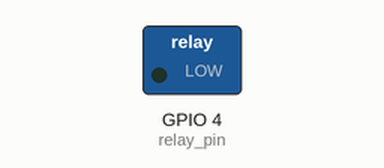
This program was run on a simulated ESP32-S3. Shown: switched loads named in the program (green lamp = pin HIGH).

Above: at 1.0 s.
At 4.5 s:
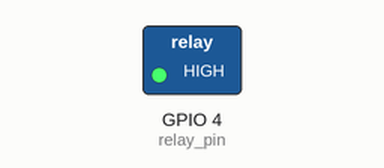
Timing chart, 0 to 9.1 s (numbered marks = the images above):
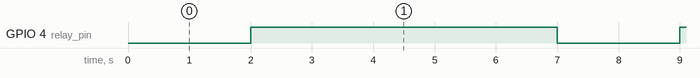

The program:

main.cpp
```cpp
/*
Timed Relay Pulse

This program uses two hardware timers to alternate a relay between on and off states.
*/

#include <Arduino.h>

// Relay pin and pulse duration configuration (in seconds).
constexpr uint8_t relay_pin = 4;
constexpr uint16_t on_time = 2;
constexpr uint16_t off_time = 5;

hw_timer_t *turn_on_timer;
hw_timer_t *turn_off_timer;

// Turns the relay on and arms the timer that will turn it back off.
void IRAM_ATTR relayOn()
{
  digitalWrite(relay_pin, LOW);
  timerStop(turn_on_timer);
  timerStart(turn_off_timer);
}

// Turns the relay off and arms the timer that will turn it back on.
void IRAM_ATTR relayOff()
{
  digitalWrite(relay_pin, HIGH);
  timerStop(turn_off_timer);
  timerStart(turn_on_timer);
}

// Creates and configures one hardware timer for periodic callbacks.
hw_timer_t *setupTimer(uint8_t num, uint16_t time, void (*callback)())
{
  hw_timer_t *timer = timerBegin(num, 80, true); // 80 prescaler for 1 MHz timer frequency (1 tick = 1 microsecond).
  timerStop(timer);
  timerAlarmWrite(timer, time * 1000000, true); // Convert seconds to microseconds for the alarm value.
  timerAttachInterrupt(timer, callback, false);
  timerAlarmEnable(timer);
  return timer;
}

void setup()
{
  Serial.begin(115200);

  pinMode(relay_pin, OUTPUT);

  // Configure timers for alternating off and on phases.
  turn_on_timer = setupTimer(0, off_time, &relayOn);
  turn_off_timer = setupTimer(1, on_time, &relayOff);

  relayOn();
}

void loop()
{
  // Main loop is intentionally empty; logic is interrupt-driven.
}
```

Measured:
- by itself, GPIO 4 (relay_pin): alternates HIGH for 5.0 s and LOW for 2.0 s
